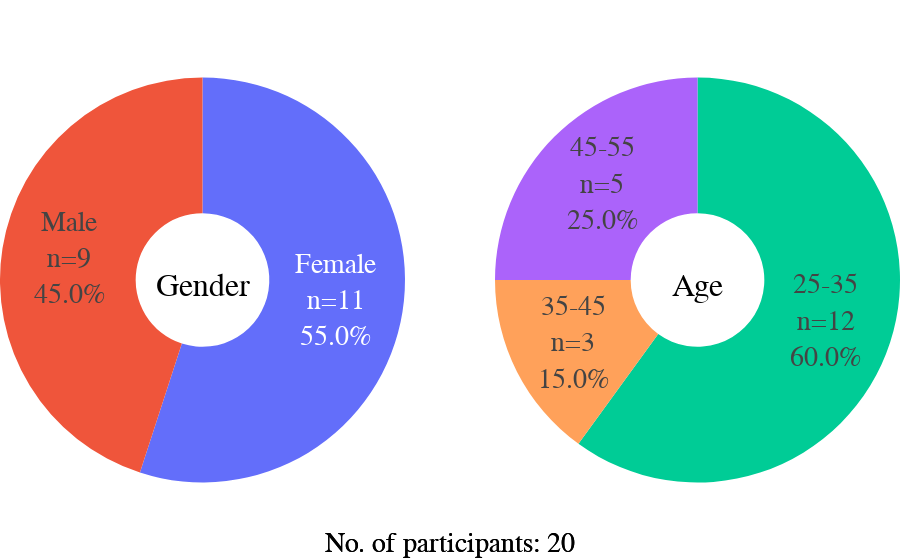

Here is the notebook cell this chart was saved with:
### Markdown cell above
### Demographics

### Code cell
# Prepare gender and age counts and percentages
gender_counts = df_hu['Gender'].value_counts()
gender_labels = gender_counts.index
gender_labels_en = ['Male' if g == 'férfi' else 'Female' for g in gender_labels]
gender = gender_counts / gender_counts.sum() * 100

age_counts = df_hu['Age'].value_counts().sort_index()
age = age_counts / age_counts.sum() * 100

# Gender pie with clean hover labels
gender_pie = go.Pie(
    labels=gender_labels_en,
    values=gender.values,
    name='Gender',
    hole=0.33,
    title='Gender',
    customdata=np.stack([gender_labels_en, gender_counts.values, gender.values], axis=-1),
    textinfo='text',
    textfont=dict(size=28),
    text=[f"{label}<br>n={int(n)}<br>{p:.1f}%" for label, n, p in zip(gender_labels_en, gender_counts.values, gender.values)],
)

# Age pie with clean hover labels
age_pie = go.Pie(
    labels=age.index,
    values=age.values,
    name='Age',
    hole=0.33,
    title='Age',
    customdata=np.stack([age.index, age_counts.values, age.values], axis=-1),
    textinfo='text',
    textfont=dict(size=28),
    # hovertemplate='<b>%{customdata[0]}</b><br>n=%{customdata[1]}<br>%{customdata[2]:.1f}%<extra></extra>',
    text=[f"{label}<br>n={int(n)}<br>{p:.1f}%" for label, n, p in zip(age.index, age_counts.values, age.values)],
)

# Create subplot with 1 row and 2 columns
fig = make_subplots(
    rows=1, cols=2, specs=[[{'type':'domain'}, {'type':'domain'}]],
    subplot_titles=['Gender Distribution', 'Age Distribution']
)

fig.add_trace(gender_pie, 1, 1)
fig.add_trace(age_pie, 1, 2)

fig.update_layout(
    # title_text='Gender and Age Distribution',
    font = dict(family="Times New Roman, serif", size=32, color='black'),
    margin=dict(l=0, r=0, t=0, b=0),
    showlegend=False,
    legend=dict(
        font=dict(size=28),
        orientation='v',
        x=0.5,
        xanchor='center',
        y=1,
        yanchor='top'
    ),
    annotations=[
        dict(
            text=f'No. of participants: {df_hu.shape[0]}',
            x=0.5, y=0, xref='paper', yref='paper',
            showarrow=False, font=dict(size=28), align='center'
        )
    ]
)

fig.show()

# Save it as html
fig.write_html('demographics_hu.html')

# Save it as image
fig.write_image('demographics_hu.png', scale=3, width=1000, height=500)

### Figure 1 — Plotly figure (JSON) as saved in the notebook; plotly's stock layout.template omitted (floating-point values rounded to 4 significant figures)
{"data": [{"customdata": [["Female", "11", "55.00000000000001"], ["Male", "9", "45.0"]], "domain": {"x": [0, 0.45], "y": [0, 1]}, "hole": 0.33, "labels": ["Female", "Male"], "name": "Gender", "text": ["Female<br>n=11<br>55.0%", "Male<br>n=9<br>45.0%"], "textfont": {"size": 28}, "textinfo": "text", "title": {"text": "Gender"}, "type": "pie", "values": [55.0, 45.0]}, {"customdata": [["25-35", 12, 60], ["35-45", 3, 15], ["45-55", 5, 25]], "domain": {"x": [0.55, 1], "y": [0, 1]}, "hole": 0.33, "labels": ["25-35", "35-45", "45-55"], "name": "Age", "text": ["25-35<br>n=12<br>60.0%", "35-45<br>n=3<br>15.0%", "45-55<br>n=5<br>25.0%"], "textfont": {"size": 28}, "textinfo": "text", "title": {"text": "Age"}, "type": "pie", "values": [60.0, 15.0, 25.0]}], "layout": {"annotations": [{"align": "center", "font": {"size": 28}, "showarrow": false, "text": "No. of participants: 20", "x": 0.5, "xanchor": "center", "xref": "paper", "y": 0, "yanchor": "bottom", "yref": "paper"}, {"align": "center", "font": {"size": 28}, "showarrow": false, "text": "No. of participants: 20", "x": 0.5, "xanchor": "center", "xref": "paper", "y": 0, "yanchor": "bottom", "yref": "paper"}], "font": {"color": "black", "family": "Times New Roman, serif", "size": 32}, "legend": {"font": {"size": 28}, "orientation": "v", "x": 0.5, "xanchor": "center", "y": 1, "yanchor": "top"}, "margin": {"b": 0, "l": 0, "r": 0, "t": 0}, "showlegend": false}}
